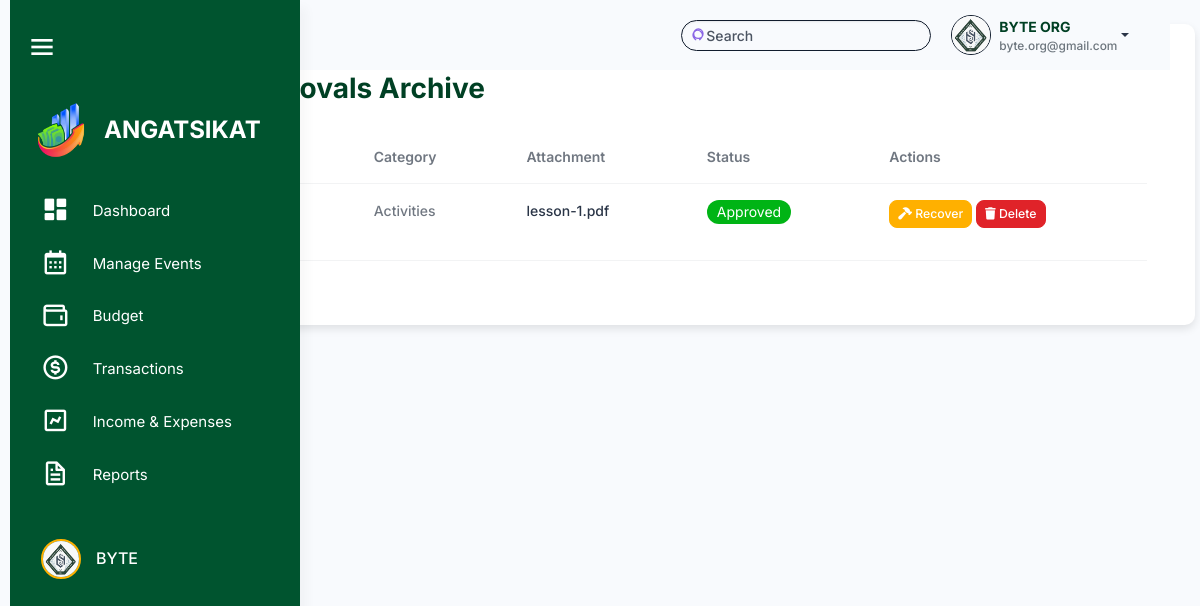
/src/budget_management/budget_approvals_archive.php (signed in), run on an earlier commit of the app's database.
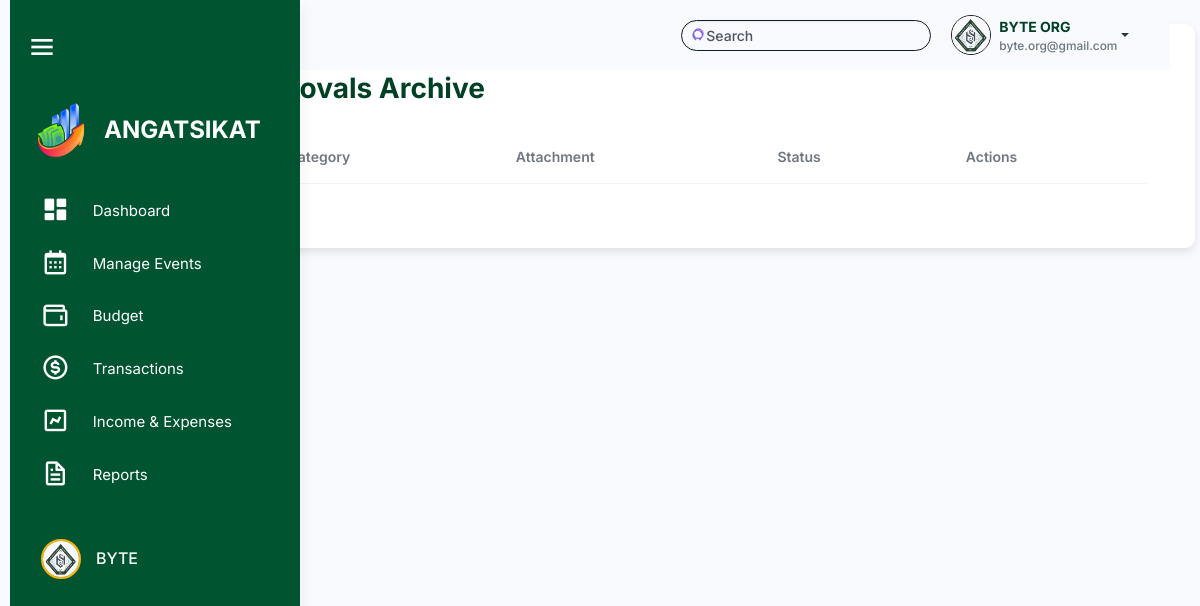
And on a later commit of the database.
### tables this page shows
CREATE TABLE `budget_approvals` (
  `approval_id` int(11) NOT NULL,
  `title` varchar(255) NOT NULL,
  `category` varchar(255) NOT NULL,
  `attachment` varchar(255) DEFAULT NULL,
  `status` enum('Pending','Approved','Disapproved') DEFAULT 'Pending',
  `organization_id` int(11) NOT NULL,
  `created_at` timestamp NOT NULL DEFAULT current_timestamp(),
  `archived` tinyint(1) DEFAULT 0
);

### src/session_check.php (called while the page is built, shortened)
<?php
$organization_id = $_SESSION['organization_id'];
?>

### src/budget_management/budget_approvals_archive.php (the view, shortened to what the changed rows need)
<?php
include '../connection.php';
include '../session_check.php';
?>
<!DOCTYPE html>
<html lang="en">
<head>
    <link rel="stylesheet" href="../assets/css/styles.min.css" />
    <link rel="stylesheet" href="../html/sidebar.css" />
    <link rel="stylesheet" href="../budget_management/css/budget.css" />
    <link href="https://unpkg.com/boxicons@2.1.4/css/boxicons.min.css" rel="stylesheet" />
    <link rel="stylesheet" href="https://cdnjs.cloudflare.com/ajax/libs/font-awesome/6.6.0/css/all.min.css">
    <link rel="stylesheet" href="https://cdn.datatables.net/2.1.7/css/dataTables.bootstrap.min.css" />
</head>
<body>
    <div class="page-wrapper" id="main-wrapper" data-layout="vertical" data-navbarbg="skin6" data-sidebartype="full"
        data-sidebar-position="fixed" data-header-position="fixed">
        <div class="body-wrapper">
            <div class="container mt-4 p-5">
                <h2 class="mb-4"><span class="text-warning fw-bold me-2">|</span> Budget Approvals Archive</h2>
                <table id="budgetApprovalsArchive" class="table mt-4">
                    <thead>
                        <tr>
                            <th>Title</th>
                            <th>Category</th>
                            <th>Attachment</th>
                            <th>Status</th>
                            <th>Actions</th>
                        </tr>
                    </thead>
                    <tbody>
                        <?php
                    $approvalsQuery = "SELECT * FROM budget_approvals WHERE organization_id = $organization_id AND archived = 1";
                    $approvalsResult = mysqli_query($conn, $approvalsQuery);
                    while ($row = mysqli_fetch_assoc($approvalsResult)) {
                        ?>
                        <tr>
                            <td>
                            </td>
                            <td>
                                <?php echo ucfirst($row['category']); ?>
                            </td>
                            <td><a href="uploads/<?php echo $row['attachment']; ?>"
                                    class='link-offset-2 link-underline link-underline-opacity-0' target="_blank">
                                    <?php echo $row['attachment']; ?>
                                </a></td>
                            <td>
                                <?php
                                if ($row['status'] == 'Pending') {
                                    echo " <span class='badge rounded-pill pending'> ";
                                } else if ($row['status'] == 'Approved') {
                                    echo " <span class='badge rounded-pill approved'> ";
                                } else if ($row['status'] == 'Disapproved') {
                                    echo " <span class='badge rounded-pill disapproved'> ";
                                }
                                echo ucfirst($row['status']);
                                ?>
                                </span>
                            </td>
                            <td>
                                <button class='btn btn-primary btn-sm recover-btn mb-3' data-bs-toggle='modal'
                                    data-bs-target='#recoverModal'
                                    data-id="<?php echo $row['approval_id']; ?>"><i class='fa-solid fa-hammer'></i> Recover
                                </button>
                                <button class='btn btn-danger btn-sm delete-btn mb-3' data-bs-toggle='modal'
                                    data-bs-target='#deleteModal'
                                    data-id="<?php echo $row['approval_id']; ?>"><i class='fa-solid fa-trash'></i> Delete
                                </button>
                            </td>
                        </tr>
                        <?php
                    }
                    ?>
                    </tbody>
                </table>
            </div>
        </div>
    </div>
</body>
</html>

What changed in the data, as far as the page shows it:
removed budget_approvals: category "Activities", attachment "lesson-1.pdf", status "Approved"
